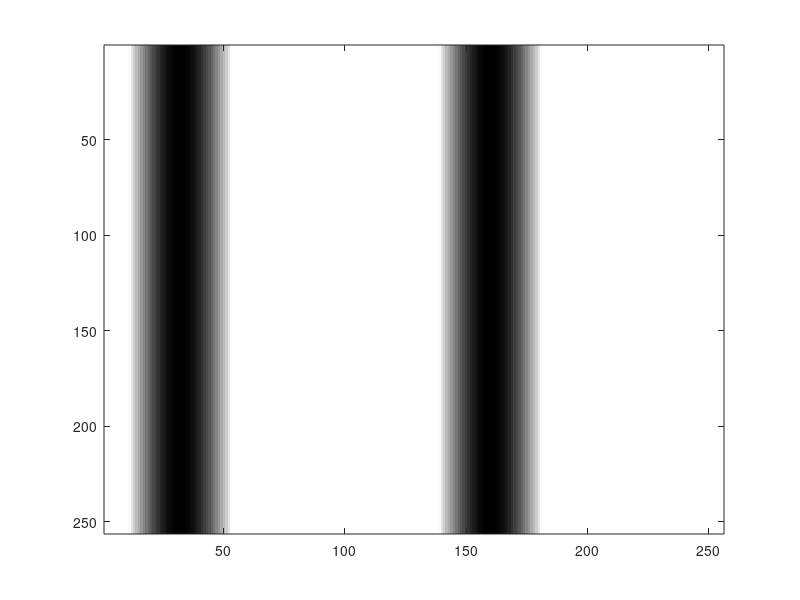

Here is the MATLAB script that generated this plot: (Note: this script raises an error after producing the figure.)
%
% Illustrate flickering harmonics and drifting harmonics
%


x = [1:256]/256;
f = 2;
contrast = 0.5;
fps = 32;

stimulus = contrast*(sin(2*pi*f*x) + 1);
stimulus = repmat(stimulus,256,1);
imshow(stimulus); colormap(gray(256));

contrast = [-1:.1:1];
contrast = [contrast,fliplr(contrast)];

for jj=1:length(contrast)
    clear stimulus
    stimulus = (contrast(jj)*sin(2*pi*f*x)*128 + 129);
    stimulus = repmat(stimulus,256,1);
    image(stimulus); colormap(gray(256));
    M(jj) = getframe;
end
MPGWRITE(M, gray(256), 'flicker',[0 0 0 1]);

ph = [0:.01:3]*2*pi;
clear M
for jj=1:length(ph)
    clear stimulus
    stimulus = 0.5*sin(2*pi*f*x + ph(jj))*128 + 129;
    stimulus = repmat(stimulus,256,1);
    image(stimulus); colormap(gray(256));
    M(jj) = getframe;
end
MPGWRITE(M, gray(256), 'drift',[0 0 0 1]);
